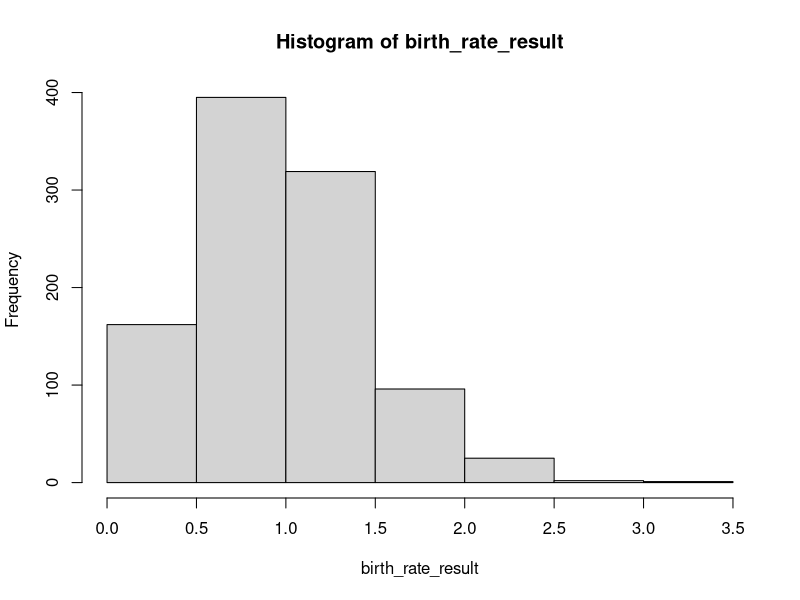

Write the R code that produced this figure.
#Question: Birth ratio question
#Simulate for 10 families, get the distribution of the ratio.

#This method returns the simulated number of boys total family 
give_birth <- function(family_count){
  #1 refers to boy, 0 refers to girl
  baby_gender = sample(c(0,1), size=family_count, replace=TRUE)
  boy_count = length(which(1 == baby_gender))
  return(boy_count)
}

simulation <- function(total_family){
  total_girl = 0
  total_boy = 0
  while (total_family>0) {
    new_boy = give_birth(total_family)
    total_girl = total_girl+total_family-new_boy
    total_boy = total_boy+new_boy
    total_family = total_family-new_boy
  }
  #Girl Ratio is defiled as "the number of girl per boy"
  #Not using the official "sex ratio" concept which defined as "number of boy per girl" because number of girl may be 0, which will cause Infinity value
  girl_ratio = total_girl/total_boy
  return(girl_ratio)
}

#Run simulation for 1000 times with 10 family
get_simulated_ratio <- function(){
  birth_rate_result = c()
  for(i in 1:1000){
    birth_rate_result[i] = simulation(10)
  }
  
  hist_graph = hist(birth_rate_result)
  return(mean(birth_rate_result))
}

#Run the following command to run result
ratio = get_simulated_ratio()

#Answer: by running the command above, we can see the ratio is around 1. Which means that the proportion of boys to girls is around 50:50
#Run "ratio = get_simulated_ratio()" to have better view on the result
